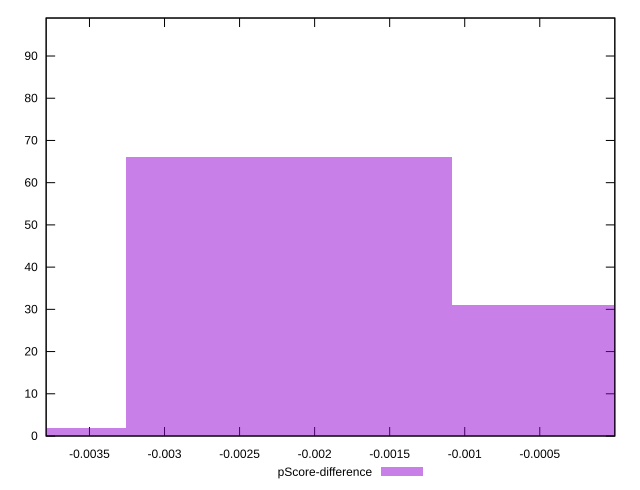

Write the gnuplot code that produced this figure.
reset

$pScoreDifference <<EOF
-0.002168925076018688 66
-0.004337850152037376 2
0 31
EOF

set key outside below
set boxwidth 0.002168925076018688
set xrange [-0.0037886449012848322:-3.478184318339572e-8]
set yrange [0:99]
set trange [0:99]
set style fill transparent solid 0.5 noborder
set terminal svg size 640, 490 enhanced background rgb 'white'
set output "report/report_00029_2021-02-24T13-36-40.390Z/cumulative-layout-shift/samples/card/pScore-difference/histogram.svg"

plot $pScoreDifference title "pScore-difference" with boxes

reset
